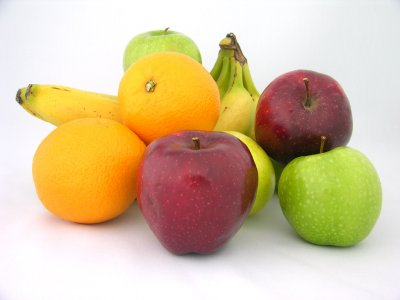
//> input picture 第11回/fruit/Debug/fruit_image.jpg, 400 x 300 px
$ ./main   (built with g++ and OpenCV 4)
//> lines starting //> are read from the running program, lines starting //| are printed output that depends on the picture; after the words box and inside, x2 and y2 are one past the last pixel; in counts of white or black regions, pixels touching at a corner belong together
//
//  extractRegion.cpp
//
//
//  Created by Masashi Morimoto on 2022/06/22.
//

#include <iostream>
#include <opencv2/opencv.hpp>
#define FILE_NAME "fruit_image.jpg"

//ウィンドウ名
#define WINDOW_NAME_INPUT "input"
#define WINDOW_NAME_HSV "hsv"
#define WINDOW_NAME_OUTPUT "output"

#define H_MAX (60)
#define S_MIN (200)
#define V_MAX (200)

#define WHITE_PIXEL (255) // 出力画像の値（白）

int main(int argc, const char * argv[]) {
    //変数の宣言
    int x, y; //走査用
    int h, s, v;   //色値(各要素)
    cv::Vec3b p; //色値
    int hist[256];

    //画像の宣言 (入力画像，出力画像)
    cv::Mat src_img, hsv_img, bin_img, dst_img;

    // 1. カラー画像の入力
    src_img = cv::imread(FILE_NAME, cv::IMREAD_COLOR);
//> src_img is the input picture: 300 rows x 400 cols, CV_8UC3; mean B, G, R 155.7, 193, 214.5
    if (src_img.empty()) { //入力失敗の場合
        fprintf(stderr, "Cannot read image file: %s.\n", FILE_NAME);
        return (-1);
    }

    // 2. 出力二値画像の領域を確保（初期値ゼロ：黒）
    dst_img = src_img.clone();
    bin_img = cv::Mat::zeros(src_img.size(), CV_8UC1);

    // 3. しきい値処理
    cv::cvtColor(src_img, hsv_img, cv::COLOR_BGR2HSV);
//> hsv_img: 300 rows x 400 cols, CV_8UC3; mean H, S, V 80.1, 83.8, 218.1

    for (y=0; y<hsv_img.rows; y++) {
        for (x = 0; x<hsv_img.cols; x++) {
            p = hsv_img.at<cv::Vec3b>(y, x);
            h = p[0]; s = p[1]; v = p[2];
            if (h <= H_MAX && s >= S_MIN && v >= V_MAX) {
                bin_img.at<uchar>(y,x) = WHITE_PIXEL;
            }
        }
    }
//> this loop made 300 passes
//> (h, s, v) on passes 1 to 3: (106, 13, 221), (106, 13, 223), (103, 10, 223)
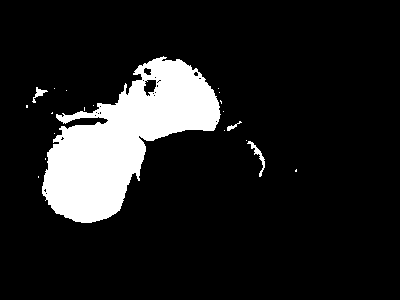
//> bin_img: 300 rows x 400 cols, CV_8UC1; 12.2% white; 20 white regions (16 under 20 px)
//> after the loop, p = [135, 13, 242]; h = 135; s = 13; v = 242

    std::vector<std::vector<cv::Point>> contours;
    cv::findContours(bin_img, contours, cv::RETR_LIST, cv::CHAIN_APPROX_NONE);
//> contours = 42 contours, 36 with area under 20; largest, box (x1, y1, x2, y2) and area: (42, 56, 221, 223) 14232, (143, 79, 157, 97) 160, (247, 141, 265, 177) 94, (32, 87, 48, 103) 55, (143, 67, 152, 76) 49, (227, 121, 242, 131) 27
    double area = 0;
    int num;
        for (int i=0; i<contours.size(); i++) {
            double S = cv::contourArea(contours[i]);//面積
            if ( S >= area) {
                area = S;
                num = i;
                printf("%d\n",num);
            }
        }
//> this loop made 42 passes
//> (S, area) on passes 6, 36, 42: (93.5, 93.5), (159.5, 159.5), (14232, 14232)
//> S on passes 3, 4, 5, 7, 8, 9: 0, 1.5, 0, 0, 8.5, 0
//| 0
//| 1
//| 5
//| 35
//| 41
//> after the loop, area = 14232; num = 41
    printf("%lu\n",contours.size());
//| 42
//> (the run ends here: the program stops with an error, at `cv::drawContours(dst_img, contours, 51, CV_RGB(255, 255, 0), cv::FILLE..`)
